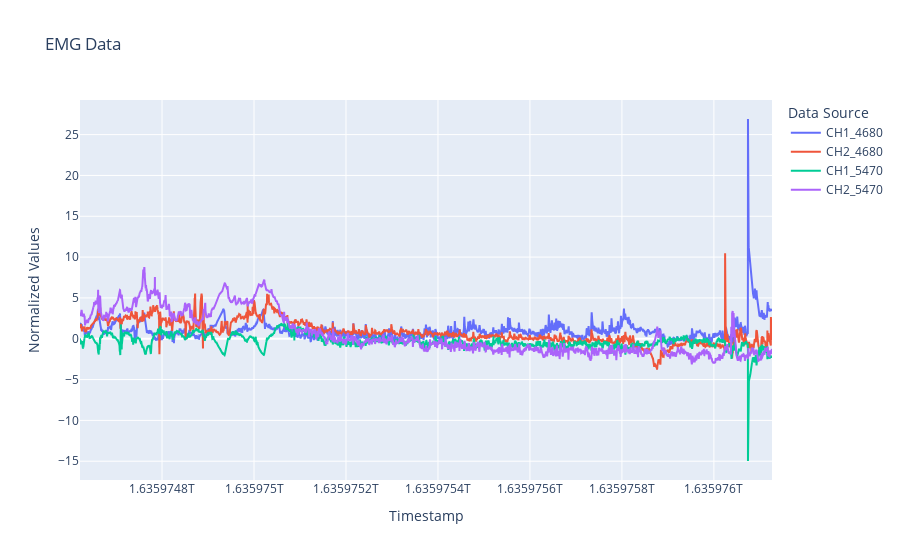

Notebook code for this chart:
### Code cell
# center.preprocess()
center.maxDataPoints = 10000
center.figure().show()

### Figure 1 — Plotly figure (JSON) as saved in the notebook; plotly's stock layout.template omitted (floating-point values rounded to 4 significant figures; data arrays with more than 128 entries replaced by an {"elided": "..."} marker saying what was removed)
{"data": [{"name": "CH1_4680", "type": "scatter", "x": {"elided": "10050 int values"}, "y": {"elided": "10050 float values"}}, {"name": "CH2_4680", "type": "scatter", "x": {"elided": "10050 int values"}, "y": {"elided": "10050 float values"}}, {"name": "CH1_5470", "type": "scatter", "x": {"elided": "10050 int values"}, "y": {"elided": "10050 float values"}}, {"name": "CH2_5470", "type": "scatter", "x": {"elided": "10050 int values"}, "y": {"elided": "10050 float values"}}], "layout": {"legend": {"title": {"text": "Data Source"}}, "title": {"text": "EMG Data"}, "xaxis": {"title": {"text": "Timestamp"}}, "yaxis": {"title": {"text": "Normalized Values"}}}}
